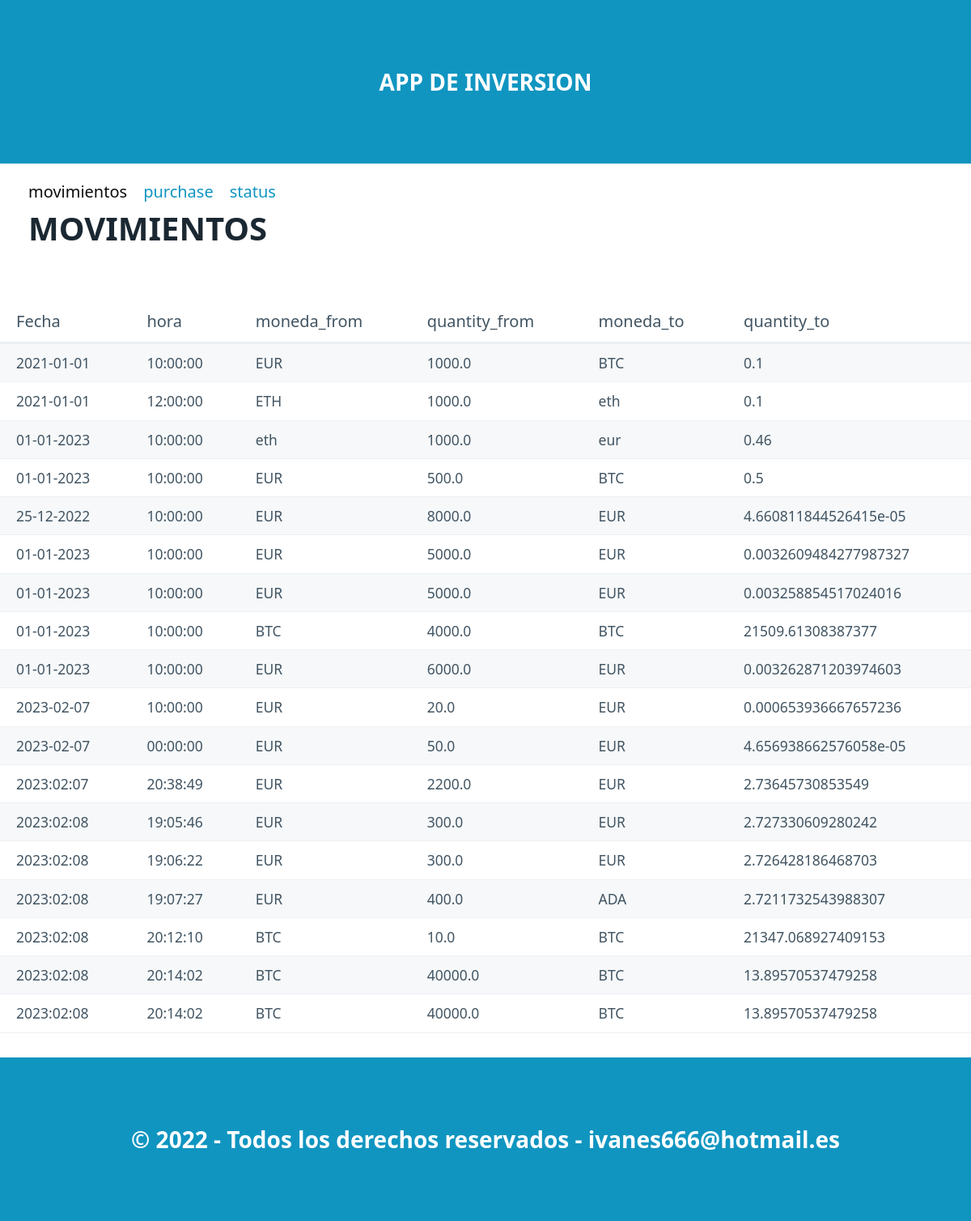
Before: / with the older database file.
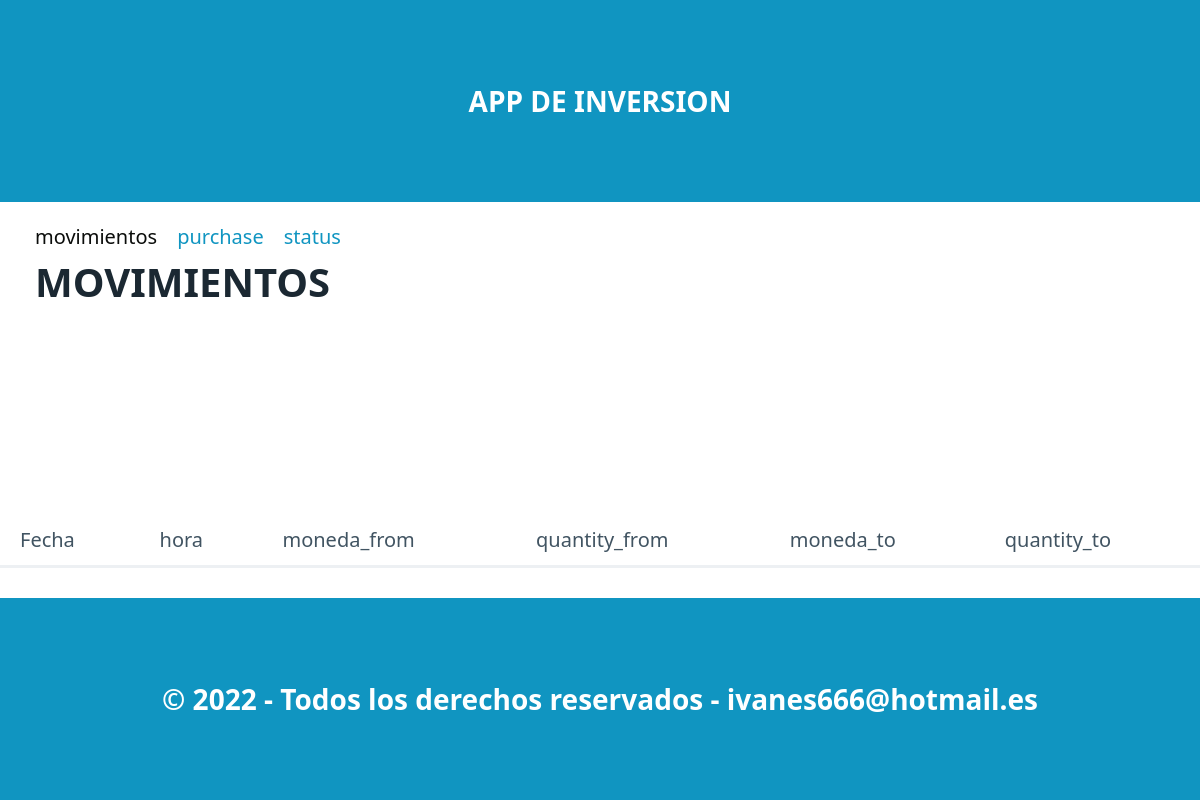
After: the same page with the newer database file.
### tables this page shows
CREATE TABLE "inversiones" (
	"id"	INTEGER,
	"date"	TEXT NOT NULL,
	"time"	TEXT NOT NULL,
	"Moneda_from"	TEXT NOT NULL,
	"Quantity_from"	REAL NOT NULL,
	"Moneda_to"	TEXT NOT NULL,
	"Quantity_to"	INTEGER NOT NULL,
	PRIMARY KEY("id" AUTOINCREMENT)
);

### registro_ig/routes.py (the view)
@app.route("/")
def index():
    datos = select_all()
    if datos == "":
        datos = 'no hay movimientos'
        return render_template("index.html",pageTitle="Listas",data=datos)
    else:
        return render_template("index.html",pageTitle="Listas",data=datos)

### registro_ig/models.py (called while the page is built)
def select_all():
    con = sqlite3.connect(INVERSION_DATA)
    cur = con.cursor()
    res = cur.execute("select date,time,moneda_from,quantity_from,moneda_to,quantity_to from inversiones;")
    filas = res.fetchall()    #capturo las filas de datos
    columnas= res.description   #capturo los nombres de columnas
    resultado =[]   #lista para guadar diccionario
    for fila in filas:
        dato={}   #diccionario para cada registro
        posicion=0   #posicion de columna
        for campo in columnas:
            dato[campo[0]]=fila[posicion]
            posicion += 1
        resultado.append(dato)
    con.close()
    return resultado

### registro_ig/templates/index.html (shortened to what this page needs)
{% extends "base.html" %}
{% block section %}
    <nav class="container">
    <section class="container">
            <ul>
            <li><a  class="inactivo">movimientos</a></li>
            <li><a href="/purchase">purchase</a></li>
            <li><a href="/status">status</a></li>
            </ul>
    </nav>
    <nav class="container">
    <h1>MOVIMIENTOS</h1>
    </nav>
        <table role="grid">
                <thead>
                    <tr>
                        <th>Fecha</th>
                        <th>hora</th>
                        <th>moneda_from</th>
                        <th>quantity_from</th>
                        <th>moneda_to</th>
                        <th>quantity_to</th>
                    </tr>
                </thead>
                <tbody>
                    {% for item in data %}
                    <tr>
                        <td>{{item.date}}</td>
                        <td>{{item.time}}</td>
                        <td>{{item.Moneda_from}}</td>
                        <td>{{item.Quantity_from}}</td>
                        <td>{{item.Moneda_to}}</td>
                        <td>{{item.Quantity_to}}</td>
                    </tr>
                    {% endfor %}
                </tbody>
        </table>
{% endblock %}

### registro_ig/templates/base.html (shortened to what this page needs)
<!DOCTYPE html>
<html lang="en">
<head>
    <link rel="stylesheet" href="/static/css/pico.css">
    <link rel="stylesheet" href="/static/css/styles.css">
</head>
<body>
     <header>
        <div class="container">
            APP DE INVERSION
        </div>
    </header>
    {% block section %}
    {% endblock %}
    <footer>
        <div class="container">
            &copy; 2022 - Todos los derechos reservados - ivanes666@hotmail.es
        </div>
    </footer>
</body>

### registro_ig/static/css/styles.css (style rules this page uses)
header,footer { background-color: var(--primary); color: var(--primary-inverse); font-size: 1.4em; font-weight: bold; }
body { min-height: 100vh; display: grid; grid-template-rows: auto 50px 1fr auto; margin: 0; }
.inactivo { color:rgb(11, 13, 11); }

Changed rows visible on the page:
removed inversiones: date "2021-01-01", time "10:00:00", Moneda_from "EUR", Quantity_from "1000.0", Moneda_to "BTC", Quantity_to "0.1"
removed inversiones: date "2021-01-01", time "12:00:00", Moneda_from "ETH", Quantity_from "1000.0", Moneda_to "eth", Quantity_to "0.1"
removed inversiones: date "01-01-2023", time "10:00:00", Moneda_from "eth", Quantity_from "1000.0", Moneda_to "eur", Quantity_to "0.46"
removed inversiones: date "01-01-2023", time "10:00:00", Moneda_from "EUR", Quantity_from "500.0", Moneda_to "BTC", Quantity_to "0.5"
removed inversiones: date "25-12-2022", time "10:00:00", Moneda_from "EUR", Quantity_from "8000.0", Moneda_to "EUR", Quantity_to "4.660811844526415e-05"
removed inversiones: date "01-01-2023", time "10:00:00", Moneda_from "EUR", Quantity_from "5000.0", Moneda_to "EUR", Quantity_to "0.0032609484277987327"
removed inversiones: date "01-01-2023", time "10:00:00", Moneda_from "EUR", Quantity_from "5000.0", Moneda_to "EUR", Quantity_to "0.003258854517024016"
removed inversiones: date "01-01-2023", time "10:00:00", Moneda_from "BTC", Quantity_from "4000.0", Moneda_to "BTC", Quantity_to "21509.61308387377"
removed inversiones: date "01-01-2023", time "10:00:00", Moneda_from "EUR", Quantity_from "6000.0", Moneda_to "EUR", Quantity_to "0.003262871203974603"
removed inversiones: date "2023-02-07", time "10:00:00", Moneda_from "EUR", Quantity_from "20.0", Moneda_to "EUR", Quantity_to "0.000653936667657236"
removed inversiones: date "2023-02-07", time "00:00:00", Moneda_from "EUR", Quantity_from "50.0", Moneda_to "EUR", Quantity_to "4.656938662576058e-05"
removed inversiones: date "2023:02:07", time "20:38:49", Moneda_from "EUR", Quantity_from "2200.0", Moneda_to "EUR", Quantity_to "2.73645730853549"
removed inversiones: date "2023:02:08", time "19:05:46", Moneda_from "EUR", Quantity_from "300.0", Moneda_to "EUR", Quantity_to "2.727330609280242"
removed inversiones: date "2023:02:08", time "19:06:22", Moneda_from "EUR", Quantity_from "300.0", Moneda_to "EUR", Quantity_to "2.726428186468703"
removed inversiones: date "2023:02:08", time "19:07:27", Moneda_from "EUR", Quantity_from "400.0", Moneda_to "ADA", Quantity_to "2.7211732543988307"
removed inversiones: date "2023:02:08", time "20:12:10", Moneda_from "BTC", Quantity_from "10.0", Moneda_to "BTC", Quantity_to "21347.068927409153"
removed inversiones: date "2023:02:08", time "20:14:02", Moneda_from "BTC", Quantity_from "40000.0", Moneda_to "BTC", Quantity_to "13.89570537479258"
removed inversiones: date "2023:02:08", time "20:14:02", Moneda_from "BTC", Quantity_from "40000.0", Moneda_to "BTC", Quantity_to "13.89570537479258"
